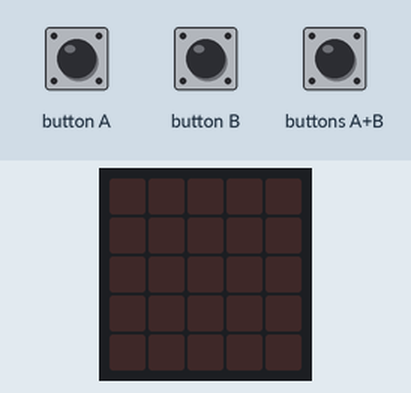
A program run on a simulated BBC micro:bit running MicroPython. On the bench: the board's 5×5 LED display. Inputs (shaded band) come from the test bench.

Above: at 1.2 s.
1.3 s: button A pressed for 0.15 s
At 2.5 s:
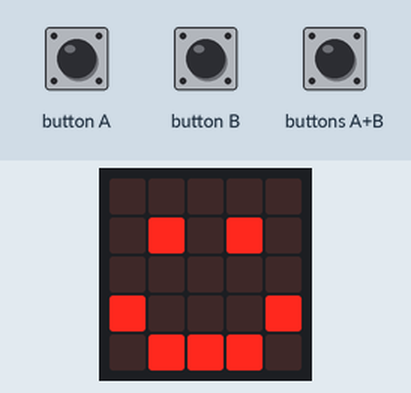
2.9 s: button B pressed for 0.15 s
At 3.7 s:
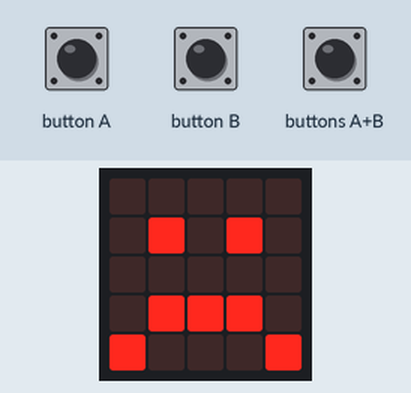
4.5 s: buttons A+B pressed for 0.15 s
At 5.0 s:
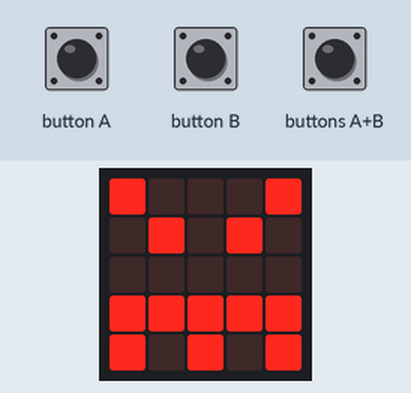
6.1 s: button A pressed for 1 s
At 7.4 s:
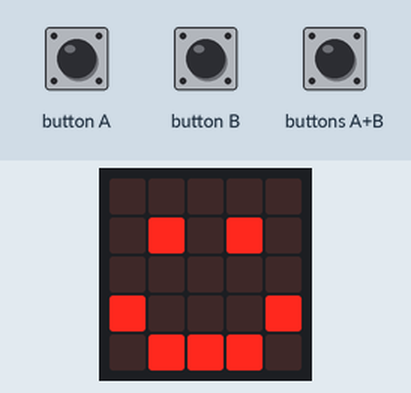
8.6 s: button B pressed for 1 s
At 9.3 s:
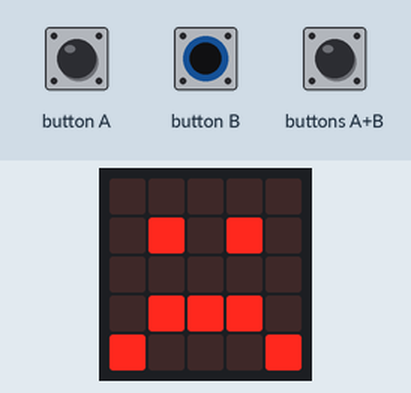
Timing chart, 0 to 11.6 s (numbered marks = the images above; inputs shaded):
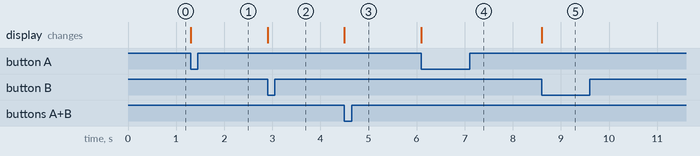

Measured:
- after the input at 1.3 s, the display: changes at once (image 1)
- after the input at 2.9 s, the display: changes at once (image 2)
- after the input at 4.5 s, the display: changes at once (image 3)
- after the input at 6.1 s, the display: changes at once (image 4)
- after the input at 8.6 s, the display: changes at once (image 5)

The program:

buttons.py
```python
# using buttons as inputs

from microbit import *

# loops forever
while True:

    # if button a and button b pressed, show EXCITED
    if button_a.is_pressed() and button_b.is_pressed():
        display.show(Image.ANGRY)
        continue


    # if button A pressed, show happy face
    if button_a.is_pressed():
        display.show(Image.HAPPY)


    # if button b pressed, show sad face
    if button_b.is_pressed():
        display.show(Image.SAD)
```
